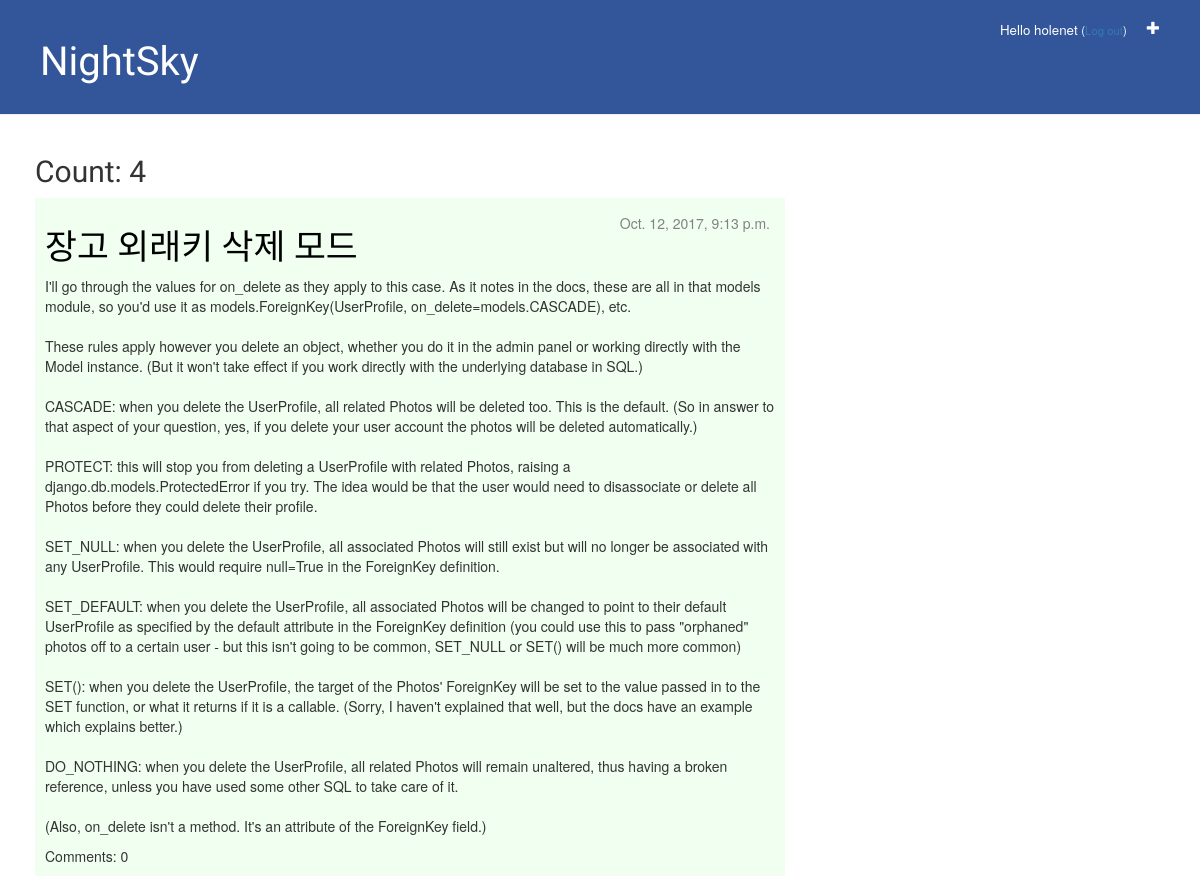
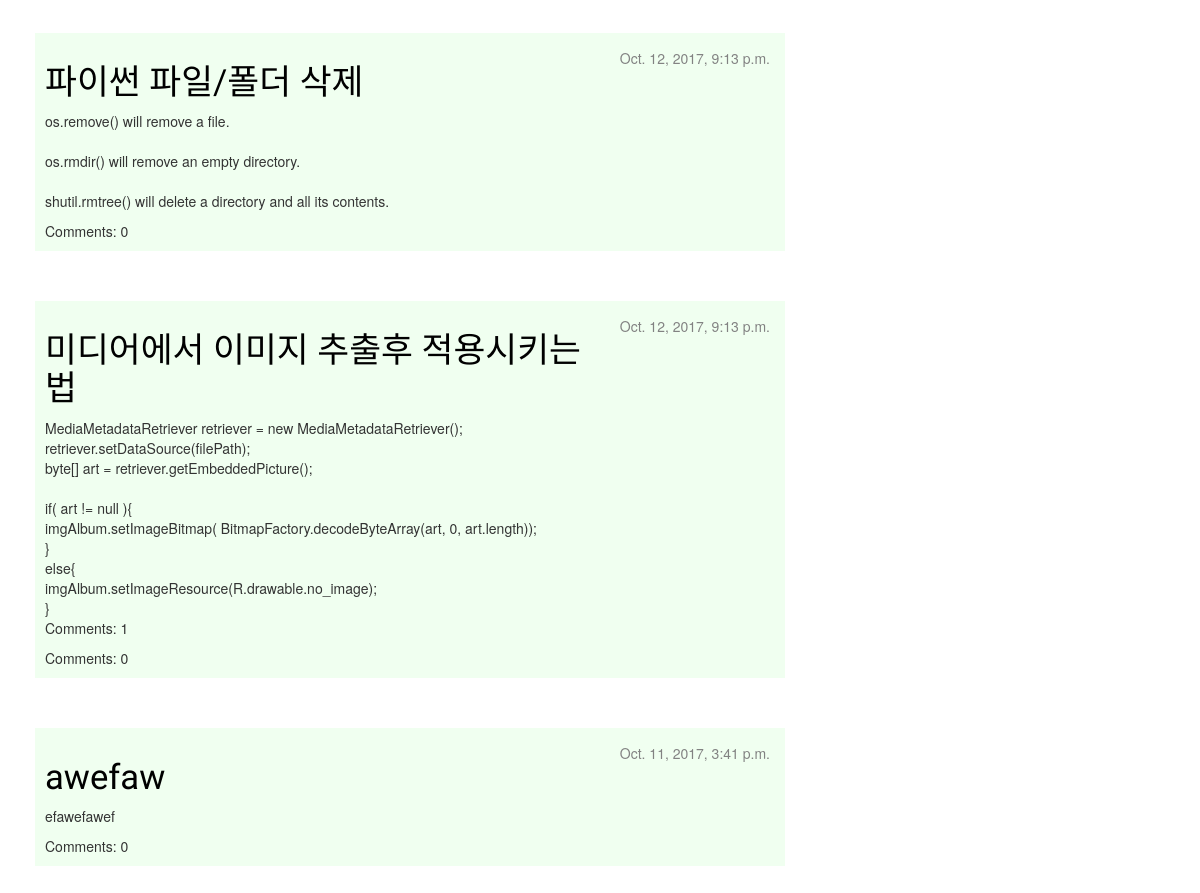
The app's page /cloud/ (signed in) with its own data (2 pictures, top to bottom).
### cloud/models.py (models this page shows, shortened)
class Post(models.Model):
    author = models.ForeignKey('auth.User')
    title = models.CharField(max_length=200)
    text = models.TextField()
    published_date = models.DateTimeField(default=timezone.now)

### cloud/views.py (the view)
@login_required
def post_list(request):
    posts = Post.objects.filter(published_date__lte=timezone.now()).order_by('-published_date')
    if 'JSON' in request.GET:
        data = []
        for post in posts:
            data.append(dict(
                id=post.pk,
                author=str(post.author),
                title=post.title,
                datetime=str(post.published_date),
                text=post.text,
                comment_count=post.comments.count(),
            ))
        return JsonResponse(data, safe=False)
    else:
        return render(request, 'cloud/post_list.html', {'posts': posts})

### templates/cloud/post_list.html (shortened to what this page needs)
{% extends 'cloud/base.html' %}
{% block content %}
	<h2 name="count">Count: {{ posts.count }}</h2>
	{% for post in posts %}
		<div class="post">
			<div class="date">
				<p>{{ post.published_date }}</p>
			</div>
			<h1><a href="{% url 'cloud:post_detail' post_id=post.pk %}">{{ post.title }}</a></h1>
			<p>{{ post.text|linebreaksbr }}</p>
			Comments: {{ post.comments.count }}
		</div>
	{% endfor %}
{% endblock %}

### templates/cloud/base.html (shortened to what this page needs)
{% load staticfiles %}
<html>
	<head>
		<link rel="stylesheet" href="//maxcdn.bootstrapcdn.com/bootstrap/3.2.0/css/bootstrap.min.css">
		<link rel="stylesheet" href="//maxcdn.bootstrapcdn.com/bootstrap/3.2.0/css/bootstrap-theme.min.css">
		<link rel="stylesheet" href="{% static 'style/style.css' %}">
	</head>
	<body>
		<div class="page-header">
			{% if user.is_authenticated %}
				<a href="{% url 'cloud:post_new' %}" class="top-menu"><span class="glyphicon glyphicon-plus"></span></a>
				<p class="top-menu">Hello {{ user.username }} <small>(<a href="{% url 'logout' %}">Log out</a>)</small></p>
			{% else %}
				<a href="{% url 'login' %}" class="top-menu"><span class="glyphicon glyphicon-lock"></span></a>
			{% endif %}
			<h1><a href="{% url 'cloud:post_list' %}">NightSky</a></h1>
		</div>
		<div class="content container">
			<div class="row">
				<div class="col-md-8">
				{% block content %}
				{% endblock %}
				</div>
			</div>
		</div>
	</body>
</html>

### cloud/static/style/style.css (style rules this page uses)
.page-header { background-color: #335599; margin-top: 0; padding: 20px 20px 20px 40px; }
.page-header h1, .page-header h1 a, .page-header h1 a:visited, .page-header h1 a:active { color: #ffffff; font-size: 30pt; text-decoration: none; }
.content { margin-left: 20px; }
h1 { font-size: 26pt; }
h1, h2, h3, h4 { font-family: 'Lobster', cursive; }
.date { color: #828282; float: right; padding: 5px; }
.top-menu, .top-menu:hover, .top-menu:visited { color: #ffffff; float: right; font-size: 10pt; margin-right: 20px; }
.post { background-color: honeydew; padding: 10px; margin-bottom: 50px; }
.post h1 a, .post h1 a:visited { color: #000000; }

### records on screen
Post: published_date "Oct. 12, 2017, 9:13 p.m.", title "장고 외래키 삭제 모드", text "I'll go through the values for on_delete as they apply to this case. As it notes in the docs, these are all in that models module, so you'd use it as models.ForeignKey(UserProfile, on_delete=models.CASCADE), etc. These rules apply however you delete an object, whether you do it in the admin panel or working directly with the Model instance. (But it won't take effect if you work directly with the underlying database in SQL.) CASCADE: when you delete the UserProfile, all related Photos will be deleted too. This is the default. (So in answer to that aspect of your question, yes, if you delete your user account the photos will be deleted automatically.) PROTECT: this will stop you from deleting…", comments.count "0"
Post: published_date "Oct. 12, 2017, 9:13 p.m.", title "파이썬 파일/폴더 삭제", text "os.remove() will remove a file. os.rmdir() will remove an empty directory. shutil.rmtree() will delete a directory and all its contents.", comments.count "0"
Post: published_date "Oct. 12, 2017, 9:13 p.m.", title "미디어에서 이미지 추출후 적용시키는 법", text "MediaMetadataRetriever retriever = new MediaMetadataRetriever(); retriever.setDataSource(filePath); byte[] art = retriever.getEmbeddedPicture(); if( art != null ){ imgAlbum.setImageBitmap( BitmapFactory.decodeByteArray(art, 0, art.length)); } else{ imgAlbum.setImageResource(R.drawable.no_image); } Comments: 1", comments.count "0"
Post: published_date "Oct. 11, 2017, 3:41 p.m.", title "awefaw", text "efawefawef", comments.count "0"

### other values on screen
{{ user.username }} "holenet"
{{ posts.count }} "4"
